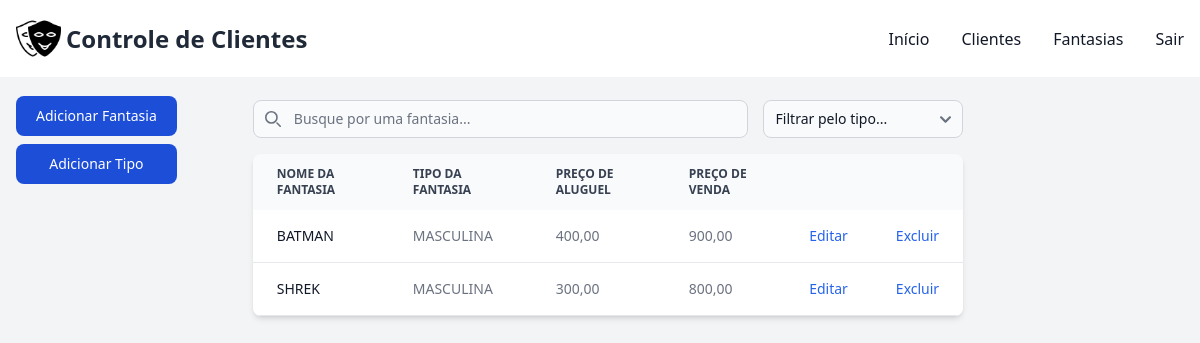
The page /controle/fantasias/tipo/4/ (signed in) on the database its author committed.
### controle/models.py (models this page shows, shortened)
class Fantasia(models.Model):
    usuario = models.ForeignKey(User, on_delete=models.CASCADE)
    nome_fantasia = models.CharField(max_length=60)
    preco_venda = models.DecimalField(max_digits=10, decimal_places=2, blank=True, null=True)
    preco_aluguel = models.DecimalField(max_digits=10, decimal_places=2, blank=True, null=True)
    tipo_fantasia = models.ForeignKey(Tipo, on_delete=models.CASCADE)

class Tipo(models.Model):
    usuario = models.ForeignKey(User, on_delete=models.CASCADE)
    nome_tipo = models.CharField(max_length=60, unique=True, null=False)

### controle/views.py (the view)
# urls.py: path('fantasias/tipo/<int:id_tipo>/', views.filtrar_fantasia, name='filtrar_fantasia'),
@login_required(login_url="/controle/login")
def filtrar_fantasia(request, id_tipo):
    sessao = request.user
    if(id_tipo != None):
        fantasias = Fantasia.objects.filter(usuario=sessao, tipo_fantasia=id_tipo)
    else:
        fantasias = Fantasia.objects.filter(usuario=sessao)
    tipos = Tipo.objects.filter(usuario=sessao)
    context = {
        'fantasias': fantasias,
        'tipos': tipos,
    }
    return render(request, 'fantasias.html', context)

### controle/templates/fantasias.html (shortened to what this page needs)
{% extends "base.html" %}
{% block conteudo %}
    <div class="pt-4 pl-4">
        <div class="lg:fixed justify-center pb-5">
            <button data-modal-target="crud-modal" data-modal-toggle="crud-modal" class="w-full block text-white bg-blue-700 hover:bg-blue-800 focus:ring-4 focus:outline-none focus:ring-blue-300 font-medium rounded-lg text-sm px-5 py-2.5 text-center" type="button">
                Adicionar Fantasia
            </button>
            <button data-modal-target="tipo-modal" data-modal-toggle="tipo-modal" class="w-full block text-white bg-blue-700 hover:bg-blue-800 focus:ring-4 focus:outline-none focus:ring-blue-300 font-medium rounded-lg text-sm px-5 py-2.5 text-center my-2" type="button">
                Adicionar Tipo
            </button>
        </div>
        <div class="flex justify-center">
            <div  class="flex flex-col lg:w-3/5 w-4/5">
            <div class="pb-4">
                <div class="flex w-full">
                    <div class="relative mt-1 w-full" style="margin-right: 15px;">
                        <div class="absolute inset-y-0 rtl:inset-r-0 start-0 flex items-center ps-3 pointer-events-none">
                        </div>
                        <input type="text" id="costume-search" class="block pt-2 ps-10 text-sm text-gray-900 border border-gray-300 rounded-lg w-full bg-gray-50 focus:ring-blue-500 focus:border-blue-500" placeholder="Busque por uma fantasia...">
                    </div>
                    <div class="relative mt-1 w-72">
                        <select name="tipo_fantasia_filtro" id="tipo_fantasia_filtro" class="bg-gray-50 border border-gray-300 text-gray-900 text-sm rounded-lg focus:ring-primary-600 focus:border-primary-600 block w-full" onchange="filtrarFantasia()">
                            <option value="" disabled selected>Filtrar pelo tipo...</option>
                        </select>
                    </div>
                </div>
            </div>
            <div class="relative overflow-x-auto shadow-md sm:rounded-lg">
                <table class="w-full text-sm text-left rtl:text-right text-gray-500">
                    <thead class="text-xs text-gray-700 uppercase bg-gray-50">
                        <tr>
                            <th scope="col" class="px-6 py-3">
                                Nome da Fantasia
                            </th>
                            <th scope="col" class="px-6 py-3">
                                Tipo da Fantasia
                            </th>
                            <th scope="col" class="px-6 py-3">
                                Preço de Aluguel
                            </th>
                            <th scope="col" class="px-6 py-3">
                                Preço de Venda
                            </th>
                            <th scope="col" class="px-6 py-3">
                            </th>
                            <th scope="col" class="px-6 py-3">
                            </th>
                        </tr>
                    </thead>
                    <tbody>
                        {% for fantasia in fantasias %}
                        <tr class="bg-white border-b">
                            <th scope="row" class="px-6 py-4 font-medium text-gray-900 whitespace-nowrap">
                                {{ fantasia.nome_fantasia|truncatechars:52 }}
                            </th>
                            <td class="px-6 py-4">
                                {{ fantasia.tipo_fantasia.nome_tipo }}
                            </td>
                            <td class="px-6 py-4">
                                {% if fantasia.preco_aluguel %}
                                    {{ fantasia.preco_aluguel }}
                                {% else %}
                                    -
                                {% endif %}
                            </td>
                            <td class="px-6 py-4">
                                {% if fantasia.preco_venda %}
                                    {{ fantasia.preco_venda }}
                                {% else %}
                                    -
                                {% endif %}
                            </td>
                            <td class="px-6 py-4">
                                <button data-fantasia-id="{{ fantasia.id }}" data-modal-target="editar-modal" data-modal-toggle="editar-modal" class="font-medium text-blue-600 hover:underline">Editar</button>
                            </td>
                            <td class="px-6 py-4">
                                <button data-fantasia-id="{{ fantasia.id }}" class="font-medium text-blue-600 hover:underline" onclick="excluirFantasia(event)">Excluir</button>
                            </td>
                        </tr>
                        {% endfor %}
                    </tbody>
                </table>
            </div>
        </div>
    </div>
    </div>
    {% load static %}
{% endblock %}

### controle/templates/base.html (style rules this page uses)
input { text-transform: uppercase; }
input::placeholder { text-transform: none; }

### rows shown on the page
Fantasia: nome_fantasia "BATMAN", tipo_fantasia.nome_tipo "MASCULINA", preco_aluguel "400,00", preco_venda "900,00"
Fantasia: nome_fantasia "SHREK", tipo_fantasia.nome_tipo "MASCULINA", preco_aluguel "300,00", preco_venda "800,00"
